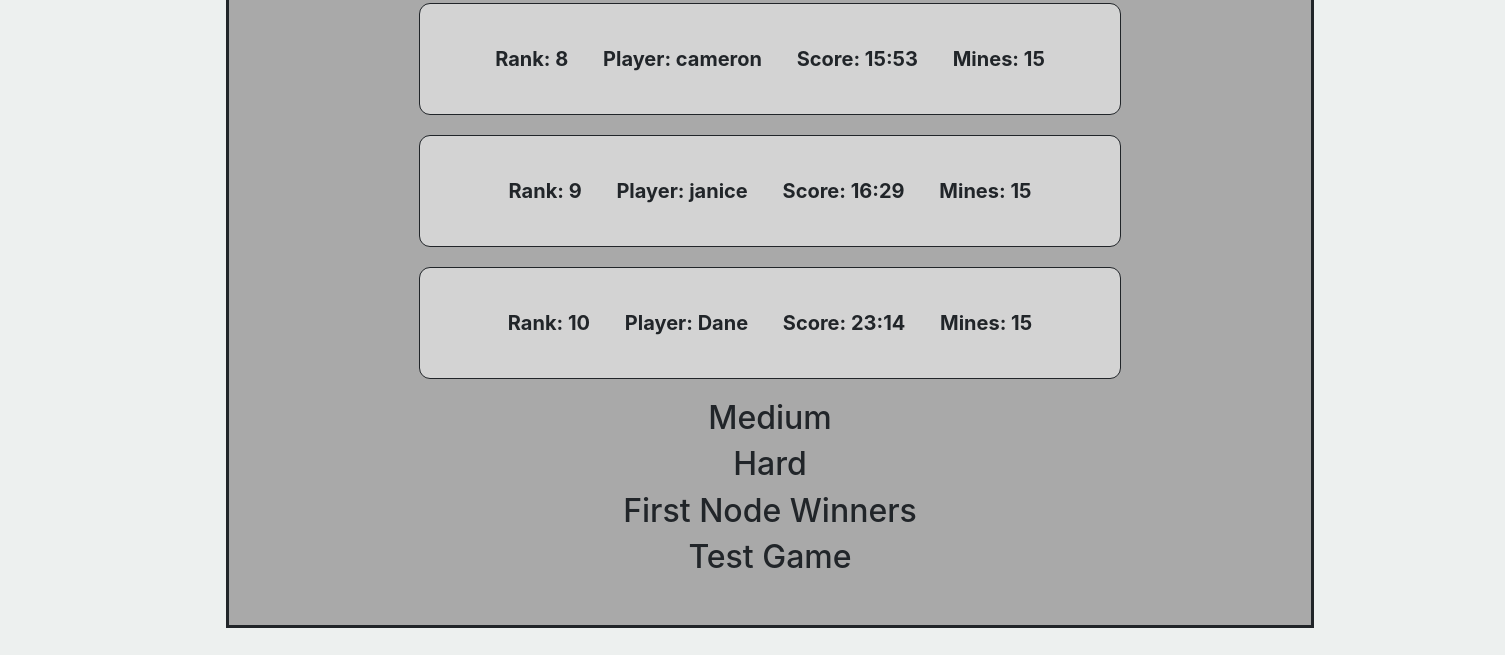
Before: / (lower part) with the older database file.
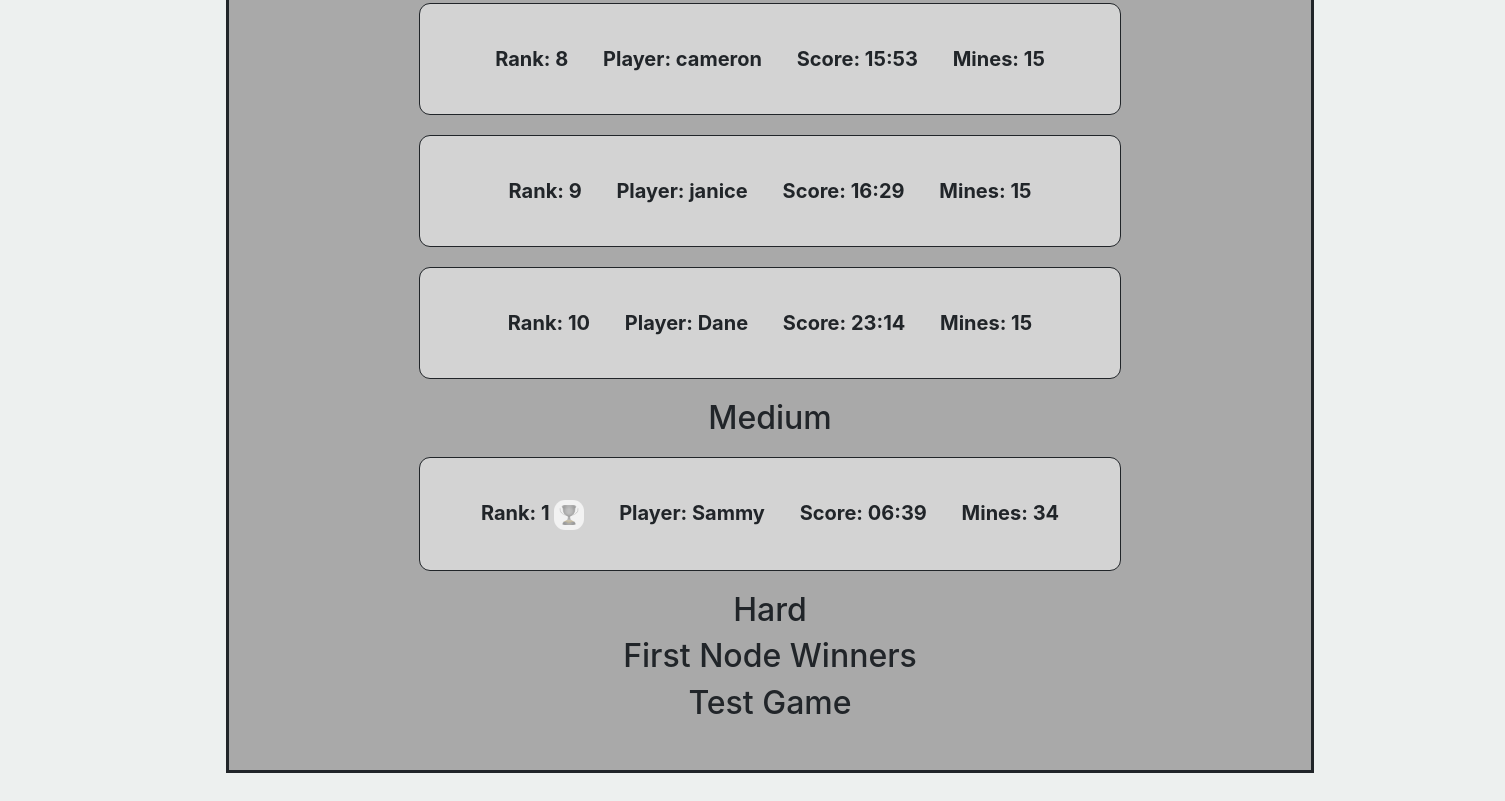
After: the same page with the newer database file.
### setup/models.py (models this page shows)
class Game(db.Model):
    id = db.Column(db.Integer, primary_key=True)
    score = db.Column(db.Integer())
    name = db.Column(db.String(30))
    mines = db.Column(db.Integer)
    difficulty = db.Column(db.String)

### setup/features.py (the view)
@features.route('/', methods=['GET'])
def start():
    '''names = ['Cal', 'Jon', 'Dane', 'Henry', 'Ranee', 'Berny', 'coline', 'cameron', 'janice', 'camela', 'eli']
    scores = [548, 909, 1394, 859, 239, 889, 785, 953, 989, 500, 789]
    difficulty = ['Beginner', 'Beginner', 'Beginner', 'Beginner', 'Beginner', 'Beginner', 'Beginner', 'Beginner', 'Beginner', 'Beginner', 'Beginner']
    mines = [15, 15, 15, 15, 15, 15, 15, 15, 15, 15, 15]
    for i in range(len(scores)):
        tmp_game = Game(name=names[i], score=scores[i], difficulty=difficulty[i], mines=mines[i])
        db.session.add(tmp_game)'''
    db.session.commit()
    tests = db.session.query(Game).filter_by(mines=5).order_by(desc(Game.id)).all()
    if len(tests) > 5:
        for i in range(len(tests)):
            if i > 4:
                db.session.delete(tests[i])
    easy = db.session.query(Game).filter_by(mines=15).order_by(desc(Game.score)).all()
    if len(easy) > 10:
        for i in range(len(easy)):
            if i > 9:
                db.session.delete(easy[i])
    medium = db.session.query(Game).filter_by(mines=34).order_by(desc(Game.score)).all()
    if len(medium) > 10:
        for i in range(len(medium)):
            if i > 9:
                db.session.delete(medium[i])
    hard = db.session.query(Game).filter_by(mines=94).order_by(desc(Game.score)).all()
    if len(hard) > 10:
        for i in range(len(hard)):
            if i > 9:
                db.session.delete(hard[i])
    db.session.commit()
    leaderboard = db.session.query(Game).order_by(Game.score).all()
    return render_template('start.html', leaderboard=leaderboard)

### setup/templates/start.html (shortened to what this page needs)
<!DOCTYPE html>
<html lang="en">
<head>
    <link
      rel="stylesheet"
      href="https://stackpath.bootstrapcdn.com/bootstrap/4.4.1/css/bootstrap.min.css"
    />
    <link rel="stylesheet" href="{{ url_for('static', filename='style.css') }}">
</head>
<body onload="update_time({{ game_time }})">
<div id="game_width">
    {% if leaderboard %}
        <div class="leaderboard">
            {% for difficulty in ['Beginner', 'Medium', 'Hard', 'First Node Winners', 'Test Game'] %}
                {% set Beginner_rank = namespace(value=1) %}
                {% set Medium_rank = namespace(value=1) %}
                {% set Hard_rank = namespace(value=1) %}
                <h2 align="center">{{ difficulty }}</h2>
                {% for game in leaderboard %}
                    {% set minutes = (game.score|int / 60)|int %}
                    {% set seconds = game.score|int % 60 %}
                    {% if game.score != 0 and game.difficulty == difficulty and game.mines != 5 %}
                        {% if game.difficulty == 'Beginner' %}
                            {% set rank = Beginner_rank.value %}
                        {% elif game.difficulty == 'Medium' %}
                            {% set rank = Medium_rank.value %}
                        {% elif game.difficulty == 'Hard' %}
                            {% set rank = Hard_rank.value %}
                        {% endif %}
                        <div class="player_scores">
                            <p class="stats">Rank: {{ rank }}
                            {% if rank == 1 and difficulty == 'Beginner' %}
                                <img class="icons" align="center" src="{{ url_for('features.send_image', filename='easy_trophy.png') }}" height="30px" width="30px">
                            {% elif rank == 1 and difficulty == 'Medium' %}
                                <img class="icons" align="center" src="{{ url_for('features.send_image', filename='medium_trophy.png') }}" height="30px" width="30px">
                            {% elif rank == 1 and difficulty == 'Hard' %}
                                <img class="icons" align="center" src="{{ url_for('features.send_image', filename='hard_trophy.png') }}" height="40px" width="40px">
                            {% endif %}
                            </p>
                            <p class="stats">Player: {{ game.name }}</p>
                            <p class="stats">Score: {{ "%02d" % minutes }}:{{ "%02d" % seconds }}</p>
                            <p class="stats">Mines: {{ game.mines }}</p>
                        </div>
                            {% if game.difficulty == 'Beginner' %}
                                {% set Beginner_rank.value = Beginner_rank.value + 1 %}
                            {% elif game.difficulty == 'Medium' %}
                                {% set Medium_rank.value = Medium_rank.value + 1 %}
                            {% elif game.difficulty == 'Hard' %}
                                {% set Hard_rank.value = Hard_rank.value + 1 %}
                            {% endif %}
                    {% elif game.mines == 5 and difficulty == 'Test Game' %}
                        <div class="player_scores">
                            <p class="stats">Player: {{ game.name }}</p>
                            <p class="stats">Score: {{ "%02d" % minutes }}:{{ "%02d" % seconds }}</p>
                            <p class="stats">Mines: {{ game.mines }}</p>
                        </div>
                    {% endif %}
                {% endfor %}
            {% endfor %}
        </div>
    {% endif %}
</div>
</body>
</html>

### setup/static/style.css (style rules this page uses)
body { margin: 45px; background-color: #EDF0EF; }
.leaderboard { background-color: darkgray; padding: 40px; margin: 55px 55px; border: solid; width: 75%; margin: 35px auto; }
.player_scores { background-color: lightgray; padding: 40px; font-size: 20px; font-weight: bold; border: solid; border-width: 1px; text-align: center; width: 70%; margin: 20px auto; border-radius: 11px; }
.stats { display: inline; margin: 15px; }
.icons { background-color: #f2f2f2; padding: 5px; border-radius: 11px; }
#game_width { text-align: center; width: 1450px; }

Changed rows visible on the page:
added Game: rank "1", score 399 (drawn), name "Sammy", minutes "06", seconds "39", mines "34", shown under "Medium"
